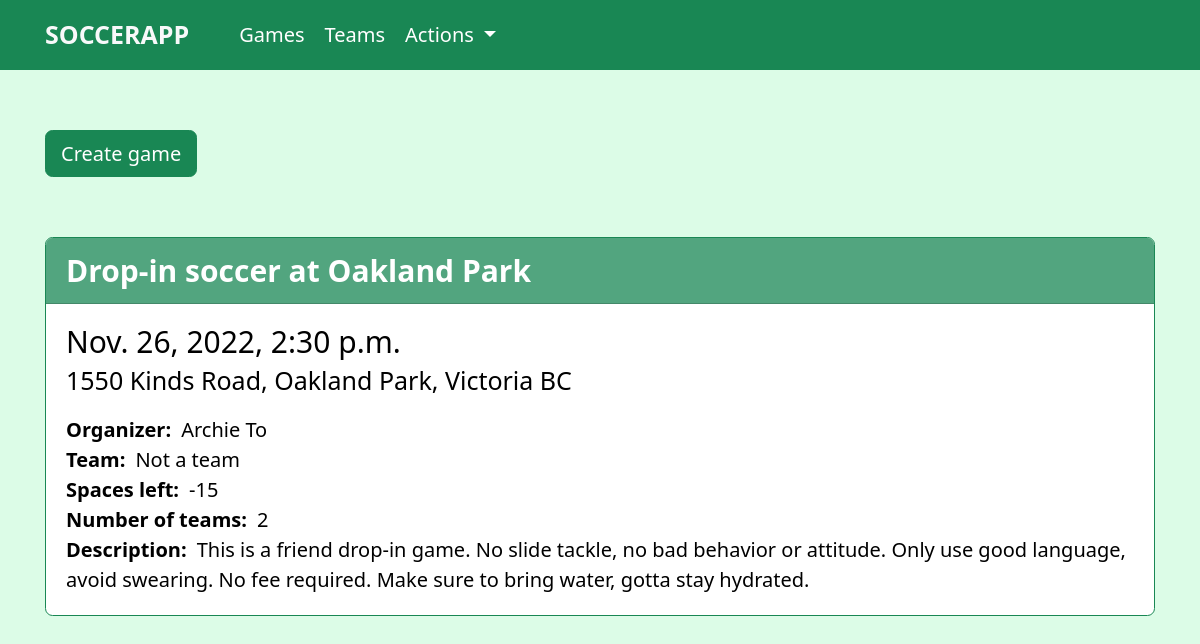
The app's page / (signed in) with its own data.
### soccer/models.py (models this page shows, shortened)
class Game(models.Model):
    name = models.CharField(max_length=50, null=False, blank=False)
    team = models.ForeignKey(Team, on_delete=models.CASCADE, null=True, blank=True)
    organizers = models.ManyToManyField(User)
    date = models.DateTimeField(null=False, blank=False)
    location = models.CharField(max_length=200, null=False, blank=False, default='location')
    max_player_num = models.IntegerField(null=True, blank=True)
    team_num = models.IntegerField(default=2, validators=[MinValueValidator(1)])
    visible_to_everyone = models.BooleanField(default=True)
    description = models.CharField(max_length=300, null=False, blank=False)
    class Meta:
        db_table = 'soccer_team_game'
        ordering = ['-date']
    def total_players(self):
        players = 0
        for team in self.gameteam_set.all():
            players = players + team.players.count()
        return players
    def get_creator(self):
        return self.organizers.first()

class User(models.Model):
    phone_number = models.CharField(max_length=10, null=False, blank=False, validators=[RegexValidator(regex='[0-9]{10}')])
    name = models.CharField(max_length=30, null=False, blank=False)
    last_active = models.DateTimeField(auto_now=True)
    class Meta:
        db_table = 'soccer_user'
        ordering = ['name']
    def __str__(self):
        return self.name

class GameTeam(models.Model):
    players = models.ManyToManyField(User)
    game = models.ForeignKey(Game, on_delete=models.CASCADE, null=False, blank=False)
    team_number = models.IntegerField(null=False, blank=False)
    class Meta:
        db_table = 'soccer_game_team'
        ordering = ['game']

### soccer/views.py (the view)
# urls.py: path('', views.Homepage.as_view(), name='soccer_homepage'),
class Homepage(ListView):
    model = Game
    template_name = "soccer/home.html"
    context_object_name = "all_games"

### soccer/templatetags/soccer_extras.py (called while the page is built)
@register.filter
def subtract(value, arg):
    return value - arg

### templates/soccer/home.html (shortened to what this page needs)
{% extends 'base.html' %}
{% load soccer_extras %}
{% block content %}
<div class="container mt-5">
    <button type="button" class="btn btn-success" data-bs-toggle="modal" data-bs-target="#gameFormModal">
        Create game
    </button>
    <div class="mt-5">
        {% for game in all_games %}
        <div class="card mt-3 border-success">
            <div class="card-header bg-success bg-opacity-75 text-white fw-semibold fs-4">
                {{ game.name }}
            </div>
            <a class="text-black" style="text-decoration: none;" href="/game/{{game.id}}/">
                <div class="card-body game-body">
                    <h4 class="card-title">{{ game.date }}</h4>
                    <h5 class="card-subtitle">{{ game.location }}</h5>
                    <div class="card-text mt-3">
                        <div><strong class="me-2">Organizer:</strong>{{ game.get_creator }}</div>
                        <div><strong class="me-2">Team:</strong>{% if game.team %}{{ game.team.name }}{% else %}Not a team{% endif %}</div>
                        <div><strong class="me-2">Spaces left:</strong>{{ game.max_player_num|subtract:game.total_players }}</div>
                        <div><strong class="me-2">Number of teams:</strong>{{ game.team_num }}</div>
                        <div><strong class="me-2">Description:</strong>{{ game.description }}</div>
                    </div>
                </div>
            </a>
        </div>
        {% endfor %}
    </div>
</div>
{% endblock %}
{% block script %}
{% load static %}
{% endblock %}

### templates/base.html (shortened to what this page needs)
<!DOCTYPE html>
<html lang="en">
<head>
    {% load static %}
    <link href="https://cdn.jsdelivr.net/npm/bootstrap@5.2.2/dist/css/bootstrap.min.css" rel="stylesheet">
    <link rel="stylesheet" type="text/css" href="{% static '3rd-party/bootstrap/override.css' %}">
    <link rel="stylesheet" type="text/css" href="{% static 'style/base.css' %}">
    <link rel="stylesheet" type="text/css" href="{% static 'style/utilities.css' %}">
</head>
<body>
    <nav class="navbar navbar-expand-lg bg-success">
        <div class="container-md">
            <a class="navbar-brand fw-semibold text-light" href="/">SOCCERAPP</a>
            <div class="collapse navbar-collapse" id="navbarSupportedContent">
                <ul class="navbar-nav ms-lg-3 me-auto mb-2 mb-lg-0">
                    {% if request.path != '/login/' %}
                    <li class="nav-item">
                        <a class="text-white nav-link active" aria-current="page" href="/">Games</a>
                    </li>
                    <li class="nav-item">
                        <a class="text-white nav-link" href="#">Teams</a>
                    </li>
                    <li class="nav-item dropdown">
                        <a class="text-white nav-link dropdown-toggle" href="#" role="button" data-bs-toggle="dropdown" aria-expanded="false">
                            Actions
                        </a>
                      </li>
                    {% endif %}
                </ul>
            </div>
        </div>
    </nav>
    {% block content %}{% endblock %}
</body>
</html>

### static/style/base.css (style rules this page uses)
* { margin: 0; box-sizing: border-box; font-size: 12px; }
@media only screen and (min-width: 700px) { * { font-size: 16px; } }
@media only screen and (min-width: 1020px) { * { font-size: 20px; } }
body { background-color: rgb(220 252 231); }
.game-body { transition-duration: 0.25s; }

### records on screen
Game: name "Drop-in soccer at Oakland Park", date "Nov. 26, 2022, 2:30 p.m.", location "1550 Kinds Road, Oakland Park, Victoria BC", get_creator "Archie To", shows "Not a team", max_player_num|subtract "-15", team_num "2", description "This is a friend drop-in game. No slide tackle, no bad behavior or attitude. Only use good language, avoid swearing. No fee required. Make sure to bring water, gotta stay hydrated."
